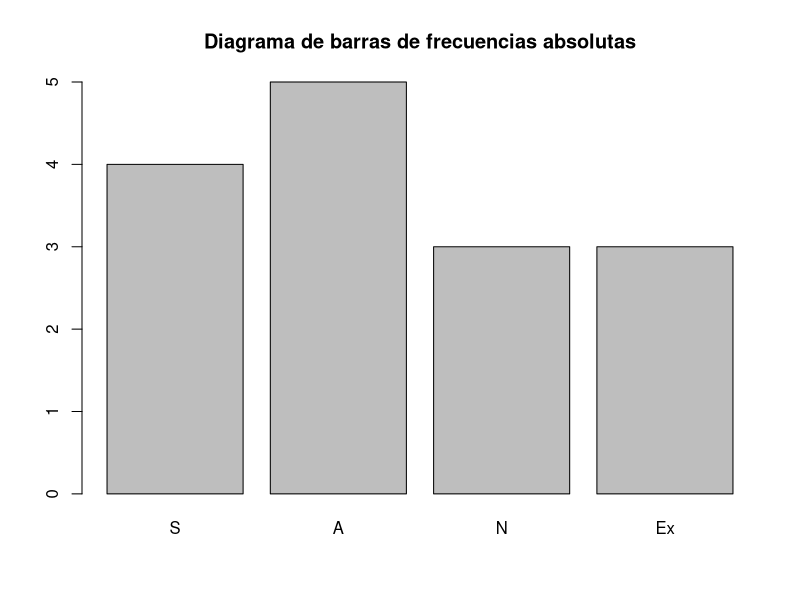
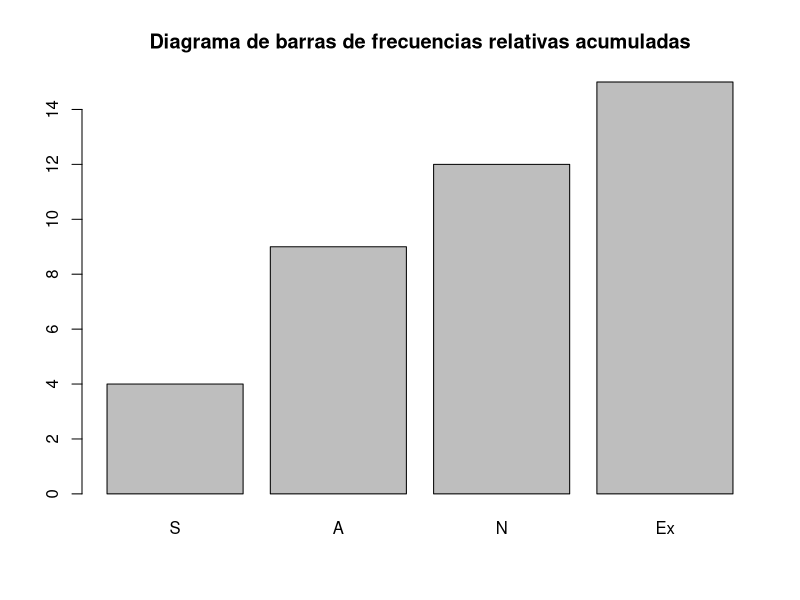
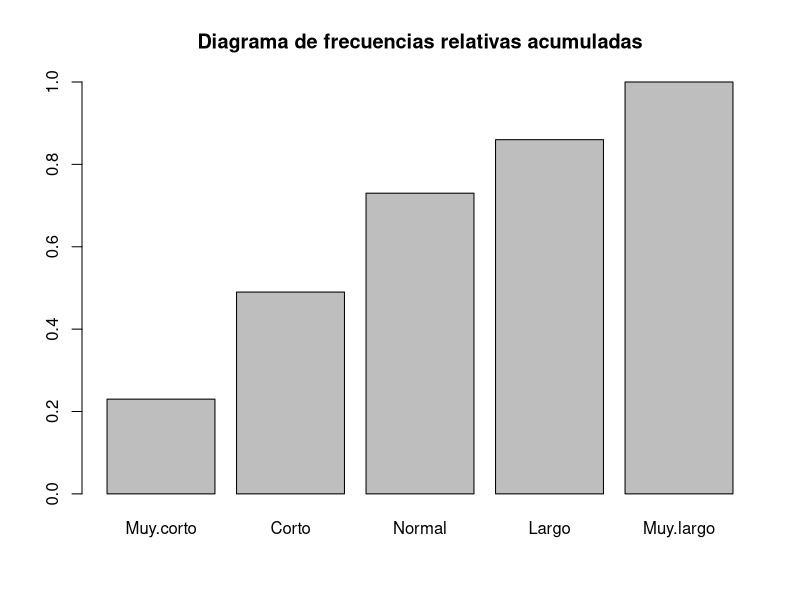
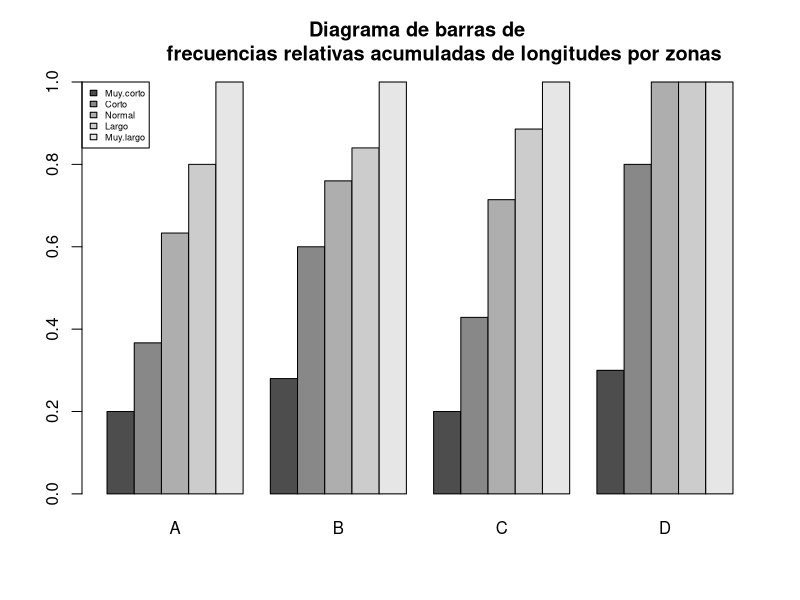

These charts were generated, in order, by the following R code:
## ---- chunk 1
knitr::opts_chunk$set(echo = TRUE, comment = NA)
## ---- chunk 2
notas = ordered(c("S","A", "N", "Ex", "S", "S", "Ex", "Ex", "N", "A", "A", "A",
                  "A", "N", "S"), levels = c("S", "A", "N", "Ex"))
table(notas)
## ---- chunk 3
set.seed(2018)
clientes = sample(1:5, 50, replace = TRUE)
clientes
set.seed(NULL)
## ---- chunk 4
absolut = table(clientes)
relative = prop.table(absolut)
acumul = cumsum(absolut)
rel.acumul = cumsum(relative)
absolut = (as.matrix(absolut))
relative = (as.matrix(relative))
acumul = (as.matrix(acumul))
rel.acumul = (as.matrix(rel.acumul))

clientela = data.frame(absolut,relative,acumul,rel.acumul)
colnames(clientela) = c("Absoluta", "Relativa", "Acumulada", "Rel. Acumulada")
clientela

## ---- chunk 5
notas
fAbs = table(notas) #Frec. abs.
cumsum(fAbs) #Frec. abs. acumuladas
## ---- chunk 6
cumsum(prop.table(fAbs)) #Frec. relativas acumuladas
barplot(fAbs, main = "Diagrama de barras de frecuencias absolutas")
## ---- chunk 7
barplot(cumsum(fAbs), main = "Diagrama de barras de frecuencias relativas acumuladas")
## ---- chunk 8
cumsum(table(notas))/length(notas)
cumsum(table(notas)/length(notas))
## ---- chunk 9
set.seed(2018)
longitud = sample(1:5,100, replace = TRUE)
longitud = ordered(longitud)
levels(longitud) = c("Muy.corto","Corto","Normal","Largo","Muy.largo")
## ---- chunk 10
longitud
set.seed(NULL)
## ---- chunk 11
Fr.Abs = table(longitud)
Fr.Abs
Fr.Rel = prop.table(Fr.Abs)
Fr.Rel
## ---- chunk 12
Fr.Acum = cumsum(Fr.Abs)
Fr.Acum
Fr.RAcum = cumsum(Fr.Rel)
Fr.RAcum
## ---- chunk 13
barplot(Fr.RAcum, main = "Diagrama de frecuencias relativas acumuladas")
## ---- chunk 14
zonas = rep(c("A","B","C","D"), c(30,25,35,10))
jirafas = data.frame(zonas,longitud)
str(jirafas)
head(jirafas)
## ---- chunk 15
apply(table(jirafas), MARGIN = 1, FUN = cumsum)
## ---- chunk 16
t(apply(table(jirafas), MARGIN = 1, FUN = cumsum))
## ---- chunk 17
t(apply(prop.table(table(jirafas), margin = 1), MARGIN = 1, FUN = cumsum))
## ---- chunk 18
Diagrama = apply(prop.table(table(jirafas), margin = 1), MARGIN = 1, FUN = cumsum)
barplot(Diagrama, beside = TRUE, legend = TRUE, main = "Diagrama de barras de 
        frecuencias relativas acumuladas de longitudes por zonas",
args.legend=list(x="topleft", cex=0.55))
